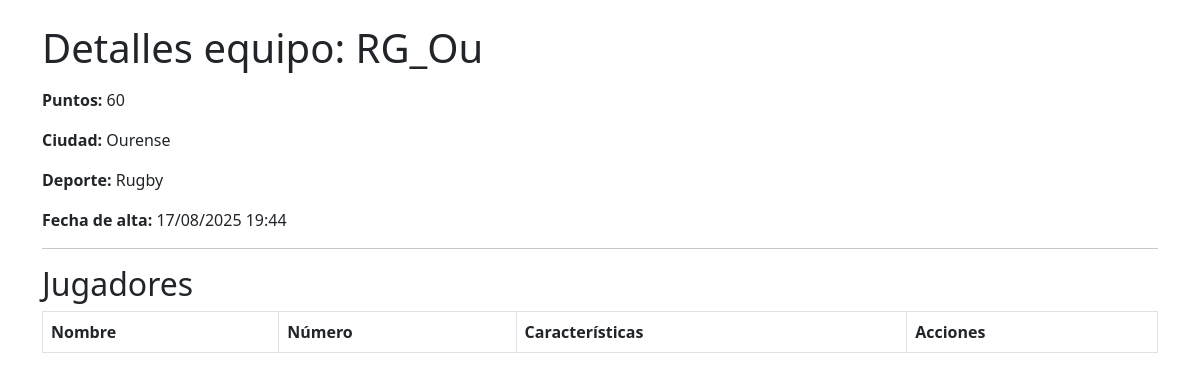
The page /index.php?controller=team&action=show&id=6 on the database its author committed.
### tables this page shows
CREATE TABLE team (
    id INT AUTO_INCREMENT PRIMARY KEY,
    team_name VARCHAR(100) NOT NULL UNIQUE,
    points INT NOT NULL,
    city_id INT NOT NULL,
    sport_id INT NOT NULL,
    captain_id INT,
    created_at DATETIME DEFAULT CURRENT_TIMESTAMP,
    updated_at DATETIME DEFAULT CURRENT_TIMESTAMP ON UPDATE CURRENT_TIMESTAMP,
    FOREIGN KEY (city_id) REFERENCES city(id),
    FOREIGN KEY (sport_id) REFERENCES sport(id)
);

CREATE TABLE city (
    id INT AUTO_INCREMENT PRIMARY KEY, 
    city_name VARCHAR(100) NOT NULL
);

CREATE TABLE sport (
    id INT AUTO_INCREMENT PRIMARY KEY, 
    sport_name VARCHAR(100) NOT NULL
);

### controllers/TeamController.php (called while the page is built, shortened)
<?php
require_once "models/Team.php";
class TeamController {
    private $db;
    public function __construct($db) {
        $this->db = $db;
    }
    public function show() {
        $id = $_GET['id'];
        $team = new Team($this->db);
        $equipo = $team->getOne($id);
        include "views/Team/show.php";
    }
}

### index.php (called while the page is built, shortened)
<?php
require_once 'db/Database.php';
require_once 'models/Team.php';
require_once 'controllers/TeamController.php';
$db = new Database();
$controllerClass = new $controllerName($db);
$action = $_GET['action'] ?? 'index';
$controllerClass->$action();

### models/Team.php (called while the page is built, shortened)
<?php
class Team {
    private $conn;
    private $table = "team";
    public function __construct($db) {
        $this->conn = $db;
    }
    public function getOne($id) {
        $query = "SELECT t.*, c.city_name AS city_name, s.sport_name AS sport_name FROM {$this->table} t JOIN city c ON t.city_id = c.id JOIN sport s ON t.sport_id = s.id WHERE t.id = :id ";
        $stmt = $this->conn->prepare($query);
        $stmt->bindParam(":id", $id);
        $stmt->execute();
        return $stmt->fetch(PDO::FETCH_ASSOC);
    }
}

### db/Database.php (called while the page is built, shortened)
<?php
class Database {
    private $host;
    private $db_name;
    private $username;
    private $password;
    private $conn;
    public function __construct() {
        $this->host = getenv('MYSQL_HOST');
        $this->db_name = getenv('MYSQL_DATABASE');
        $this->username = getenv('MYSQL_USER');
        $this->password = getenv('MYSQL_PASSWORD');
    }
    public function connect() {
        $this->conn = null;
        try {
            $this->conn = new PDO(
                "mysql:host=".$this->host.";dbname=".$this->db_name,
                $this->username,
                $this->password,
                [PDO::MYSQL_ATTR_INIT_COMMAND => "SET NAMES utf8"]
            );
            $this->conn->setAttribute(PDO::ATTR_ERRMODE, PDO::ERRMODE_EXCEPTION);
        } catch(PDOException $e) {
            die("Connection error" . $e->getMessage());
        }
        return $this->conn;
    }
    public function prepare($sql)
    {
        try {
            return $this->conn->prepare($sql);
        } catch (PDOException $e) {
            die("Error preparing query " . $e->getMessage());
        }
    }
}

### views/Team/show.php (the view, shortened to what this page needs)
<?php
$creationDate = new DateTime(htmlspecialchars($equipo['created_at']));
?>
<!DOCTYPE html>
<html>
<head>
    <link href="https://cdn.jsdelivr.net/npm/bootstrap@5.3.0/dist/css/bootstrap.min.css" rel="stylesheet">
</head>
<body class="container mt-4">
    <h1 class="mb-3">Detalles equipo: <?= htmlspecialchars($equipo['team_name']) ?></h1>
    <?php if ($equipo): ?>
        <p><strong>Puntos:</strong> <?= htmlspecialchars($equipo['points']) ?></p>
        <p><strong>Ciudad:</strong> <?= htmlspecialchars($equipo['city_name']) ?></p>
        <p><strong>Deporte:</strong> <?= htmlspecialchars($equipo['sport_name']) ?></p>
        <p><strong>Fecha de alta:</strong> <?= $creationDate->format('d/m/Y H:i') ?></p>
    <?php else: ?>
        <p>No se encontró el equipo.</p>
    <?php endif; ?>
    <hr>
    <h2>Jugadores</h2>
    <table class="table table-bordered">
        <thead>
            <tr>
                <th>Nombre</th>
                <th>Número</th>
                <th>Características</th>
                <th>Acciones</th>
            </tr>
        </thead>
    </table>
</body>
</html>

### rows shown on the page
team: team_name "RG_Ou", points "60", city.city_name "Ourense", sport.sport_name "Rugby", created_at "17/08/2025 19:44"
